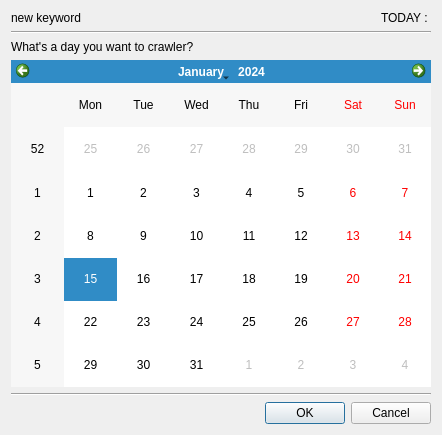
<?xml version="1.0" encoding="UTF-8"?>
<ui version="4.0">
 <class>until_date_window</class>
 <widget class="QDialog" name="until_date_window">
  <property name="geometry">
   <rect>
    <x>0</x>
    <y>0</y>
    <width>442</width>
    <height>435</height>
   </rect>
  </property>
  <property name="windowTitle">
   <string>Dialog</string>
  </property>
  <layout class="QGridLayout" name="gridLayout">
   <item row="0" column="2" alignment="Qt::AlignRight">
    <widget class="QLabel" name="date_label">
     <property name="text">
      <string>TODAY : </string>
     </property>
    </widget>
   </item>
   <item row="6" column="0" colspan="3">
    <widget class="QDialogButtonBox" name="buttonBox">
     <property name="orientation">
      <enum>Qt::Horizontal</enum>
     </property>
     <property name="standardButtons">
      <set>QDialogButtonBox::Cancel|QDialogButtonBox::Ok</set>
     </property>
    </widget>
   </item>
   <item row="0" column="0" colspan="2">
    <widget class="QLabel" name="keyword_label">
     <property name="styleSheet">
      <string notr="true">font: 11pt &quot;Helvetica&quot;;</string>
     </property>
     <property name="text">
      <string>new keyword</string>
     </property>
    </widget>
   </item>
   <item row="2" column="0" colspan="3">
    <widget class="Line" name="line">
     <property name="orientation">
      <enum>Qt::Horizontal</enum>
     </property>
    </widget>
   </item>
   <item row="4" column="0" colspan="3">
    <widget class="QCalendarWidget" name="aday_calendarWidget"/>
   </item>
   <item row="3" column="0">
    <widget class="QLabel" name="label">
     <property name="text">
      <string>What's a day you want to crawler?</string>
     </property>
     <property name="margin">
      <number>10</number>
     </property>
    </widget>
   </item>
   <item row="5" column="0" colspan="3">
    <widget class="Line" name="line_2">
     <property name="orientation">
      <enum>Qt::Horizontal</enum>
     </property>
    </widget>
   </item>
  </layout>
 </widget>
 <resources/>
 <connections>
  <connection>
   <sender>buttonBox</sender>
   <signal>accepted()</signal>
   <receiver>until_date_window</receiver>
   <slot>accept()</slot>
   <hints>
    <hint type="sourcelabel">
     <x>248</x>
     <y>254</y>
    </hint>
    <hint type="destinationlabel">
     <x>157</x>
     <y>274</y>
    </hint>
   </hints>
  </connection>
  <connection>
   <sender>buttonBox</sender>
   <signal>rejected()</signal>
   <receiver>until_date_window</receiver>
   <slot>reject()</slot>
   <hints>
    <hint type="sourcelabel">
     <x>316</x>
     <y>260</y>
    </hint>
    <hint type="destinationlabel">
     <x>286</x>
     <y>274</y>
    </hint>
   </hints>
  </connection>
 </connections>
</ui>
